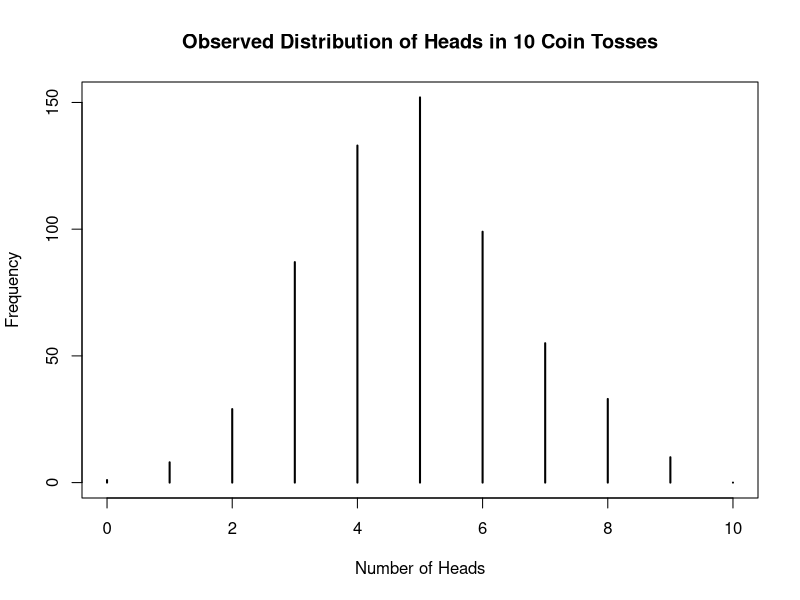
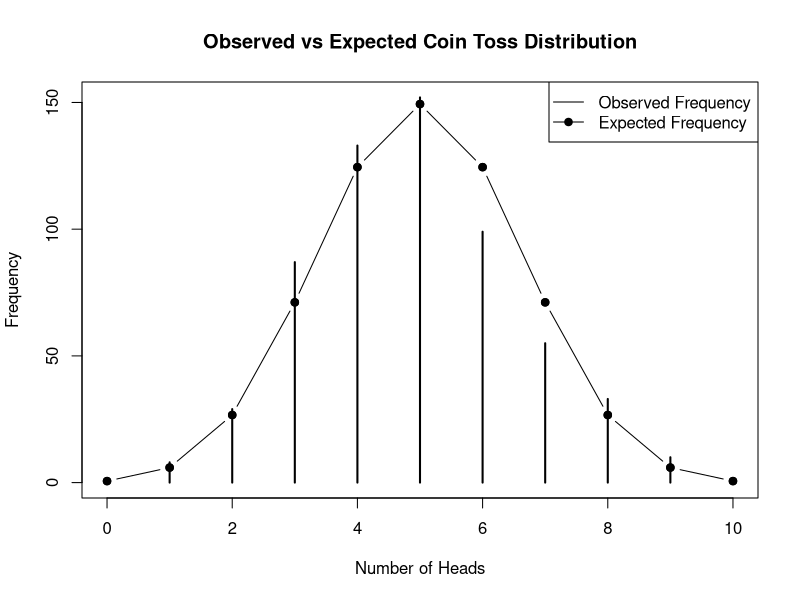

Source code (R) for these figures, in order:
# ===========================================================
# File: 03_coin_toss_analysis.R
# Repository: R-for-Biostatistics
# Author: Muskan Sharma
#
# Objective:
# Analyze experimental coin toss data and compare observed
# frequencies with expected binomial frequencies.
#
# Concepts Covered:
# 1. Reading CSV data
# 2. Frequency table
# 3. Experimental vs theoretical distribution
# 4. Binomial probability
# 5. Data visualization
# ===========================================================


# -----------------------------------------------------------
# SECTION 1: Read coin toss data
# -----------------------------------------------------------

# The CSV file should be present in the working directory
# or inside the data/ folder.
coin_data <- read.csv(
  "coin_toss_experiment_MSc15_BDB3_2025.csv",
  header = TRUE
)

# View first few rows
head(coin_data)


# -----------------------------------------------------------
# SECTION 2: Create frequency table
# -----------------------------------------------------------

# num_success = number of heads obtained in 10 coin tosses
observed_table <- table(coin_data$num_success)

print("Observed frequency table:")
print(observed_table)


# -----------------------------------------------------------
# SECTION 3: Convert frequency table to data frame
# -----------------------------------------------------------

observed_df <- as.data.frame(observed_table)

print("Observed data frame:")
print(observed_df)


# -----------------------------------------------------------
# SECTION 4: Prepare possible values of X
# -----------------------------------------------------------

# Since 10 coins are tossed, possible number of heads = 0 to 10
x_values <- 0:10

# Convert observed table into a complete frequency vector for 0 to 10
observed_frequency <- as.numeric(observed_table[as.character(x_values)])

# Replace NA values with 0
observed_frequency[is.na(observed_frequency)] <- 0

print("Observed frequencies from 0 to 10 heads:")
print(observed_frequency)


# -----------------------------------------------------------
# SECTION 5: Plot observed distribution
# -----------------------------------------------------------

plot(
  x_values,
  observed_frequency,
  type = "h",
  lwd = 2,
  xlim = c(0, 10),
  xlab = "Number of Heads",
  ylab = "Frequency",
  main = "Observed Distribution of Heads in 10 Coin Tosses"
)


# -----------------------------------------------------------
# SECTION 6: Calculate theoretical binomial probabilities
# -----------------------------------------------------------

# For a fair coin:
# n = 10 tosses
# p = 0.5 probability of heads

binomial_probability <- dbinom(
  x = x_values,
  size = 10,
  prob = 0.5
)

print("Theoretical binomial probabilities:")
print(binomial_probability)


# -----------------------------------------------------------
# SECTION 7: Convert probabilities to expected frequencies
# -----------------------------------------------------------

# Expected frequency = total experiments * theoretical probability
expected_frequency <- nrow(coin_data) * binomial_probability

print("Expected frequencies:")
print(expected_frequency)


# -----------------------------------------------------------
# SECTION 8: Compare observed and expected frequencies
# -----------------------------------------------------------

plot(
  x_values,
  observed_frequency,
  type = "h",
  lwd = 2,
  xlab = "Number of Heads",
  ylab = "Frequency",
  main = "Observed vs Expected Coin Toss Distribution"
)

points(
  x_values,
  expected_frequency,
  pch = 19
)

lines(
  x_values,
  expected_frequency,
  type = "b"
)

legend(
  "topright",
  legend = c("Observed Frequency", "Expected Frequency"),
  lty = c(1, 1),
  pch = c(NA, 19)
)


# -----------------------------------------------------------
# SECTION 9: Simulate coin toss experiment
# -----------------------------------------------------------

# Simulate 600 experiments
# Each experiment has 10 coin tosses
simulated_coin_tosses <- rbinom(
  n = 600,
  size = 10,
  prob = 0.5
)

print("First few simulated values:")
print(head(simulated_coin_tosses))

simulated_table <- table(simulated_coin_tosses)

print("Simulated frequency table:")
print(simulated_table)


# -----------------------------------------------------------
# END OF SCRIPT
# -----------------------------------------------------------
